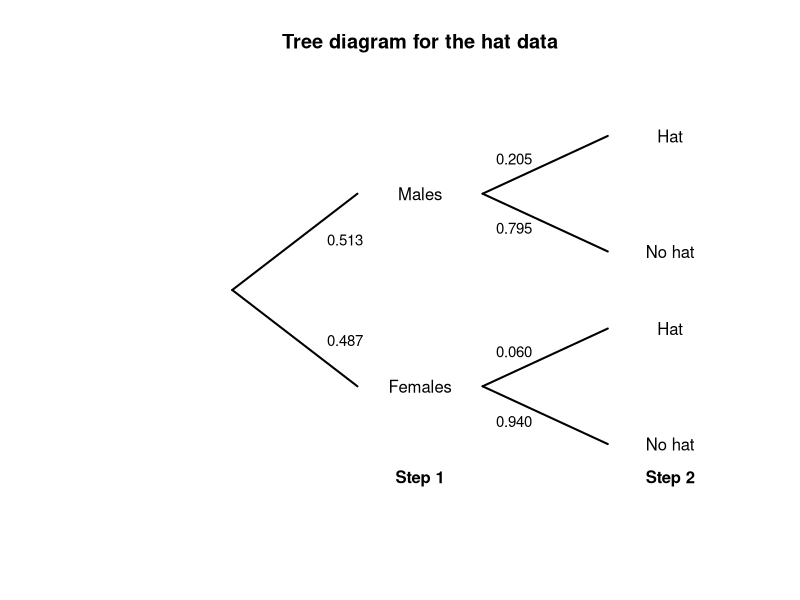
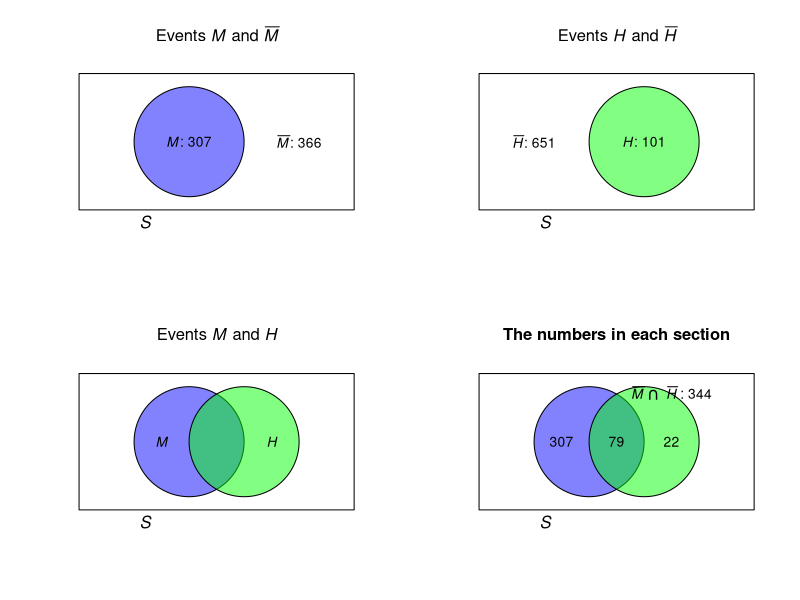
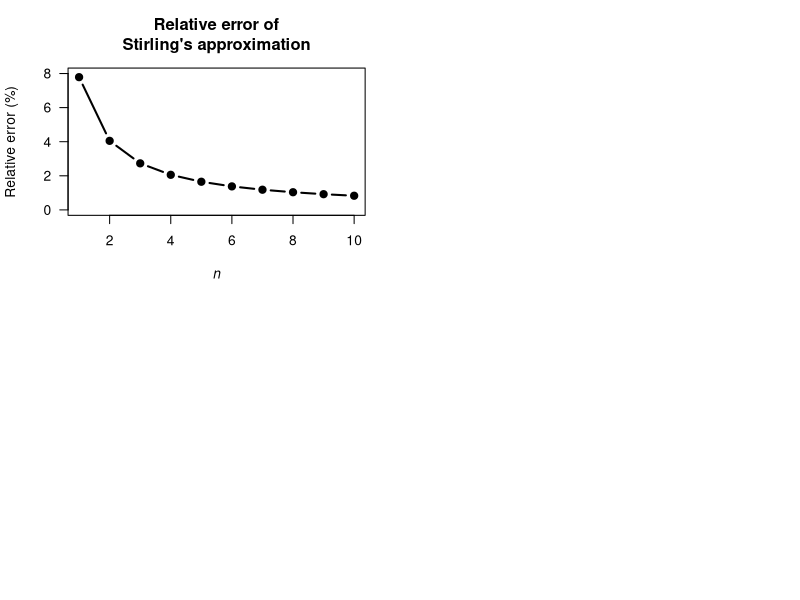

Source code (R) for these figures, in order: (Note: this script raises an error after producing the figures.)
## ---- chunk 1

plot( x = c(0, 1),
      y = c(0, 1),
      type = "n",
      main = "Tree diagram for the hat data",
      xlab = "",
      ylab = "",
      axes = FALSE)
#STEP 1
lines( x = c(0.2, 0.40),
       y = c(0.5, 0.75),
       lwd = 2)
lines( x = c(0.2, 0.40),
       y = c(0.5, 0.25),
       lwd = 2)
# STEP 2
lines( x = c(0.60, 0.80),
       y = c(0.75, 0.90),
       lwd = 2)
lines( x = c(0.60, 0.80),
       y = c(0.75, 0.60),
       lwd = 2)

lines( x = c(0.60, 0.80),
       y = c(0.25, 0.40),
       lwd = 2)
lines( x = c(0.60, 0.80),
       y = c(0.25, 0.10),
       lwd = 2)

# TEXT
text(x = 0.50,
     y = 0.75,
     labels = "Males")
text(x = 0.50,
     y = 0.25,
     labels = "Females")

text(x = 0.90,
     y = 0.90,
     labels = "Hat")
text(x = 0.90,
     y = 0.60,
     labels = "No hat")

text(x = 0.90,
     y = 0.40,
     labels = "Hat")
text(x = 0.90,
     y = 0.10,
     labels = "No hat")

# ADD PROBS
text(x = 0.38,
     y = 0.63,
     cex = 0.9,
     labels = "0.513")
text(x = 0.38,
     y = 0.37,
     cex = 0.9,
     labels = "0.487")

text(x = 0.65,
     y = 0.84,
     cex = 0.9,
     labels = "0.205")
text(x = 0.65,
     y = 0.66,
     cex = 0.9,
     labels = "0.795")

text(x = 0.65,
     y = 0.34,
     cex = 0.9,
     labels = "0.060")
text(x = 0.65,
     y = 0.16,
     cex = 0.9,
     labels = "0.940")

## STEPS
text(x = 0.50,
     y = 0.01,
     label = expression(bold("Step 1"))
     )
text(x = 0.90,
     y = 0.01,
     label = expression(bold("Step 2"))
     )
## ---- chunk 2
BRIS <- read.csv("Data/sunglasses.csv")
BRIS$Gender <- factor(BRIS$Gender,
                      levels = c(1, 2),
                      labels = c("Males", 
                                 "Females"))
BRIS$Hat <- factor(BRIS$Hat,
                   levels = c(0, 1),
                   labels = c("Not Hat",
                              "Hat"))

HatTable <- xtabs( Count ~ Gender + Hat,
                   data = BRIS)
HatTable <- cbind( HatTable,
                   "Total" = rowSums(HatTable) )
knitr::kable(HatTable,
             caption = "The numbers of males and females wearing a hat in the middle of the day in Brisbane")
## ---- chunk 3
par( mfrow = c(2, 2))
colourMale <- rgb(0, 0, 255, 
                  max = 255, 
                  alpha = 125)
colourHat  <- rgb(0, 255, 0, 
                  max = 255, 
                  alpha = 125)

plot( x = c(0, 1),
      y = c(0, 1),
      type = "n",
      ylab = "",
      xlab = "",
      main = expression(paste("Events ", italic(M), " and ", bar(italic(M)))),
      axes = FALSE)

polygon( x = c(0, 0, 1, 1),
         y = c(0, 1, 1, 0))
plotrix::draw.circle(x = 0.4, 
                     y = 0.5,
                     radius = 0.2,
                     col = colourMale)
text(x = 0.4,
     y = 0.5,
     labels = expression(paste(italic(M), ": 307")))
text(x = 0.8,
     y = 0.5,
     labels = expression(paste(bar(italic(M)), ": 366")))
mtext(text = expression(italic(S)),
      side = 1,
      adj = 0.25)


###############


plot( x = c(0, 1),
      y = c(0, 1),
      type = "n",
      ylab = "",
      xlab = "",
      main = expression(paste("Events ", italic(H), " and ", bar(italic(H)))) ,
      axes = FALSE)


polygon( x = c(0, 0, 1, 1),
         y = c(0, 1, 1, 0))

plotrix::draw.circle(x = 0.6,
                     y = 0.5,
                     radius = 0.2,
                     col = colourHat)

text(x = 0.6,
     y = 0.5,
     labels = expression(paste(italic(H), ": 101")))
text(x = 0.2,
     y = 0.5,
     labels = expression(paste( bar(italic(H)), ": 651")))

mtext(text = expression(italic(S)),
      side = 1,
      adj = 0.25)


####################


plot( x = c(0, 1),
      y = c(0, 1),
      type = "n",
      ylab = "",
      xlab = "",
      main = expression(paste("Events ", italic(M), " and ", italic(H))) ,
      axes = FALSE)


polygon( x = c(0, 0, 1, 1),
         y = c(0, 1, 1, 0))
plotrix::draw.circle(x = 0.4, 
                     y = 0.5,
                     radius = 0.2,
                     col = colourMale)
plotrix::draw.circle(x = 0.6,
                     y = 0.5,
                     radius = 0.2,
                     col = colourHat)
text(x = 0.3,
     y = 0.5,
     labels = expression(italic(M)))
text(x = 0.7,
     y = 0.5,
     labels = expression(italic(H)))
mtext(text = expression(italic(S)),
      side = 1,
      adj = 0.25)


#################



plot( x = c(0, 1),
      y = c(0, 1),
      type = "n",
      ylab = "",
      xlab = "",
      main = "The numbers in each section",
      axes = FALSE)


polygon( x = c(0, 0, 1, 1),
         y = c(0, 1, 1, 0))
plotrix::draw.circle(x = 0.4, 
                     y = 0.5,
                     radius = 0.2,
                     col = colourMale)
plotrix::draw.circle(x = 0.6,
                     y = 0.5,
                     radius = 0.2,
                     col = colourHat)
text(x = 0.3,
     y = 0.5,
     labels = "307")
text(x = 0.7,
     y = 0.5,
     labels = "22")
text(x = 0.7,
     y = 0.85,
     labels = expression(bar(italic(M)) ~ intersect() ~ bar(italic(H)) ~ ": 344") )
mtext(text = expression(italic(S)),
      side = 1,
      adj = 0.25)

# Intersection
text(x = 0.5, 
     y = 0.5, 
     label = "79")

## ---- chunk 4
# Define a function to compute Stirling numbers:
stirling <- function(n){ 
  sqrt(2 * pi *n) * (n/exp(1))^n
}

n <- 1:10
Actual <- factorial(n) 
Approx <- stirling(n)
RelError <- (Actual - Approx)/Actual * 100

cbind(Actual, Approx, RelError)

plot(RelError ~ n,
     ylim = c(0, 8),
     las = 1, 
     type = "b",
     pch = 19,
     lwd = 2,
     xlab = expression(italic(n)),
     ylab = "Relative error (%)",
     main = "Relative error of\nStirling's approximation")
## ---- chunk 5
Rain12 <- read.csv("Data\\IDCJAC0001_044021\\IDCJAC0001_044021_Data12.csv", 
                   na.strings = "null")
RainDec <- Rain12$Dec
RainJun <- Rain12$Jun

breaks <- c( 0, 0.01, 20,
             seq(40, 220, by = 20) )
outDec <- hist(RainDec,
               breaks = breaks,
               plot = FALSE)
outJun <- hist(RainJun, 
               breaks = breaks,
               plot = FALSE)

Buckets <- c("Zero", 
           "0 < R < 20",
           "20 <= R < 40",
           "40 <= R < 60",
           "60 <= R < 80",
           "80 <= R < 100",
           "100 <= R < 120",
           "120 <= R < 140",
           "140 <= R < 160",
           "160 <= R < 180",
           "180 <= R < 200",
           "200 <= R < 220")

cbind("Buckets" = Buckets,
      "Jun" = outJun$counts,
      "Dec" = outDec$counts)

exceedanceJun <-  ( sum(outJun$counts) - cumsum(outJun$counts) ) / sum(outJun$counts)
exceedanceDec <-  ( sum(outDec$counts) - cumsum(outDec$counts) ) / sum(outDec$counts)

plot( exceedanceJun ~ breaks[1:12], 
      type = "b",
      xlab = "Rainfall (in mm)",
      ylab = "Exceedance probability",
      main = "Charleville",
      ylim = c(0, 1.1),
      lwd = 2,
      lty = 1,
      pch = 19,
      las = 1)
lines( exceedanceDec ~ breaks[1:12], 
       type = "b",
      pch = 1,
      lty = 2,
      las = 1)
legend("topright",
       lwd = 2,
       pch = c(19, 1),
       lty = c(1, 2),
       legend = c("June",
                  "December"))
## ---- chunk 6
xx <- seq(0, 3, 
          length = 500)
fy <- function(x){
  y <- 2*x - 3/2
  y <- ifelse(x < 1, 0, y)
  y <- ifelse( x > 2, 0, y)
  y
}

plot(x = xx,
     y = fy(xx),
     lwd = 2,
     type = "l",
     las = 1,
     main = expression("PDF for"~italic(D)),
     xlab = expression(italic(D)),
     ylab = "Prob. fn")
## ---- chunk 7
par( mfrow = c(1, 2))
x <- seq(-5, 5,
         length = 100)
y <- 1 / (pi * (1 + x^2))
plot(y ~ x,
     lwd = 2,
     las = 1,
     type = "l",
     main = "Density function for\nthe Cauchy distribution",
     xlab = expression(italic(X)),
     ylab = "Density function")

Y <- atan(x)/pi + 0.5
plot(Y ~ x,
     lwd = 2,
     las = 1,
     ylim = c(0, 1),
     type = "l",
     main = "Distribution function for\nthe Cauchy distribution",
     xlab = expression(italic(X)),
     ylab = "Distribution function")
## ---- chunk 8
set.seed(8584444)
## ---- chunk 9
annualRainfallList <- array( NA, dim = 1000)
for (i in 1:1000){
   rainAmounts <- array( 0, dim = 365) # Reset for each simulation

    wetDays <- rbinom(365, size = 1, prob = 0.32) # 1: Wet day
   locateWetDays <- which( wetDays == 1 )


   rainAmounts[locateWetDays] <- rgamma( n = length(locateWetDays),
                                         shape = 2,
                                         scale = 20)
   annualRainfallList[i] <- sum(rainAmounts)
}
# hist( annualRainfallList)
## ---- chunk 10
set.seed(8584444)
## ---- chunk 11
Days <- 1 : 365
prob <- (1 + cos( 2 * pi * Days/365) ) / 2.2

annualRainfallList2 <- array( NA, dim = 1000)
for (i in 1:1000){

  wetDays <- rbinom(365, size = 1, prob = prob) # 1: Wet day
  
  locateWetDays <- which( wetDays == 1 )
  
  rainAmounts2 <- array( 0, dim = 365)
  
  rainAmounts2[locateWetDays] <- rgamma( n = length(locateWetDays),
                                         shape = 2,
                                         scale = 20)
   annualRainfallList2[i] <- sum(rainAmounts2)
}
#hist( annualRainfallList2)
## ---- chunk 12
set.seed(8584444)
## ---- chunk 13
Days <- 1 : 365

probList <- array( dim = 365)
probList[1] <- 0.32

annualRainfallList3 <- array( NA, dim = 1000)

for (i in 1:1000){
  
  rainAmounts <- array( dim = 365 )

  for (day in 1:365) {
    if ( day == 1 ) {
      probList[1] <- 0.32
      wetDay <- rbinom(1, 
                       size = 1, 
                       prob = probList[1]) # 1: Wet day
      rainAmounts[1] <- rgamma( n = 1,
                                shape = 2,
                                scale = 20)

    } else {
    
      probList[i] <- ifelse( rainAmounts[day - 1] == 0,
                             0.15,
                             0.55)
      wetDay <- rbinom(1, 
                       size = 1, 
                       prob = probList[i]) # 1: Wet day

      if (wetDay) {
        rainAmounts[day] <- rgamma( n = 1,
                                    shape = 2,
                                    scale = 20)
      } else {
        rainAmounts[day] <- 0
      }
    }
  }
  annualRainfallList3[i] <- sum(rainAmounts)
    
}

#hist( annualRainfallList3)
## ---- chunk 14
JDTable <- array( dim = c(2, 4))

colnames(JDTable) <- c("",
                       "$Y_1 = 1$",
                       "$Y_1 = 2$",
                       "$Y_1 = 3$")
JDTable[1, ] <- c("$Y_2 = 0$",
                  "2/14",
                  "4/14",
                  "0")
JDTable[2, ] <- c("$Y_2 = 1$",
                  "0",
                  "3/14",
                  "5/14")
kable(JDTable)
